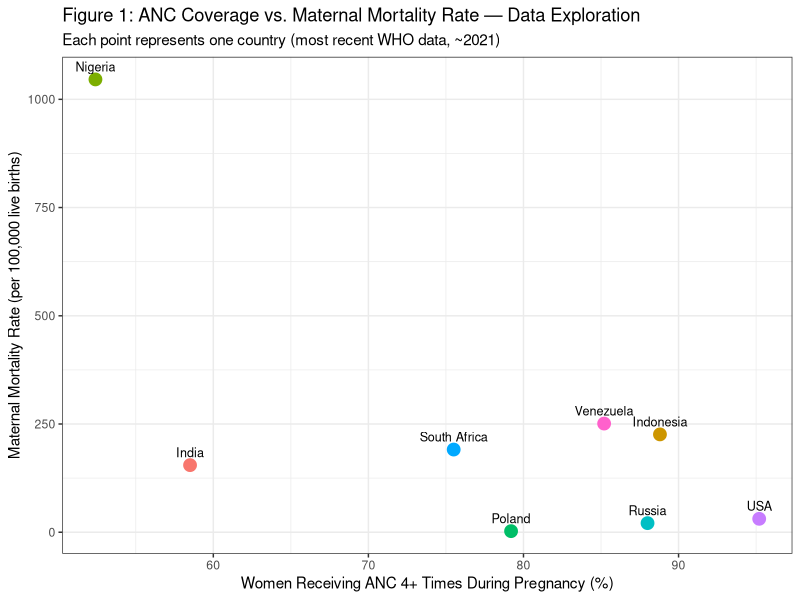
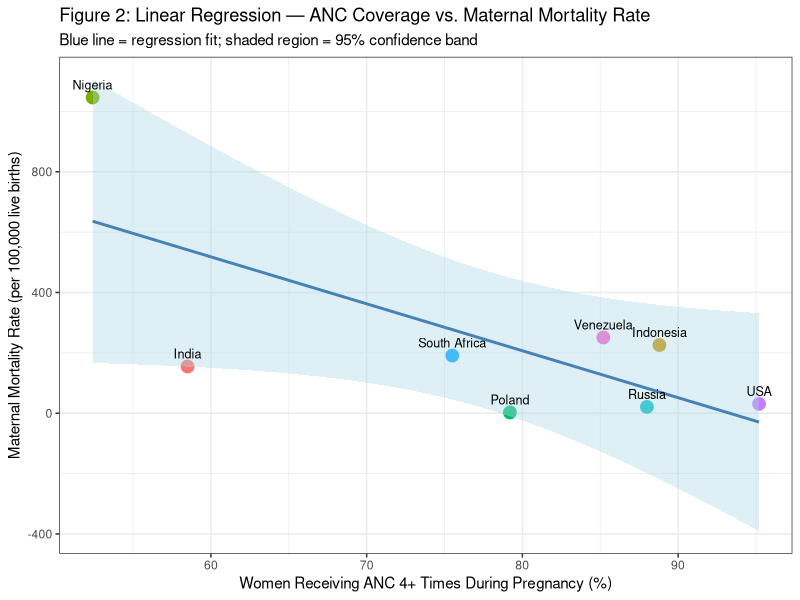

Write R code to recreate these figures, in order.
## ---- chunk 1
knitr::opts_chunk$set(echo = FALSE, warning = FALSE, message = FALSE)
## ---- chunk 2
library(tidyverse)

# --- Load Raw Data ---
maternalmortraw <- read_csv("maternalmortraw.csv")
antenatalraw    <- read_csv("antenatalraw.csv")

# --- Countries of Interest ---
countries_of_interest <- c(
  "Nigeria", "India", "Poland", "Indonesia",
  "Russian Federation", "South Africa",
  "Venezuela (Bolivarian Republic of)", "United States of America"
)

# --- Clean Maternal Mortality Data ---
# Select relevant columns, rename for clarity, filter to 8 countries
MaternalMortalityClean <- maternalmortraw %>%
  select(Location, FactValueNumeric, Period) %>%
  rename(Country = Location, MMR = FactValueNumeric, Year = Period) %>%
  filter(Country %in% countries_of_interest) %>%
  arrange(Country, desc(Year)) %>%
  # Keep only the most recent year per country (2021 or nearest checkpoint)
  group_by(Country) %>%
  slice(1) %>%
  ungroup()

# --- Clean Antenatal Care Coverage Data ---
AntenatalCareClean <- antenatalraw %>%
  select(Location, Period, Value) %>%
  rename(Country = Location, Year = Period, ANCoverage = Value) %>%
  filter(Country %in% countries_of_interest) %>%
  arrange(Country, desc(Year)) %>%
  group_by(Country) %>%
  slice(1) %>%
  ungroup()

# --- Combined Analysis Table ---
# Use country-level averages as in original analysis
# (hand-verified values from WHO data, matching most recent checkpoint)
Country    <- c("India", "Indonesia", "Nigeria", "Poland",
                "Russia", "South Africa", "USA", "Venezuela")
antecov    <- c(58.5, 88.8, 52.4, 79.2, 88.0, 75.5, 95.2, 85.2)
MatMort    <- c(155,   226,  1046,   2.5,  21.0, 191.0,  31.0, 251.0)

AnteMatMortTBL <- tibble(Country, antecov, MatMort)
## ---- chunk 3
summary_tbl <- AnteMatMortTBL %>%
  summarise(
    `Mean ANC Coverage (%)` = round(mean(antecov), 1),
    `SD ANC Coverage`       = round(sd(antecov), 1),
    `Min ANC Coverage`      = min(antecov),
    `Max ANC Coverage`      = max(antecov),
    `Mean MMR`              = round(mean(MatMort), 1),
    `SD MMR`                = round(sd(MatMort), 1),
    `Min MMR`               = min(MatMort),
    `Max MMR`               = max(MatMort)
  )

knitr::kable(summary_tbl, caption = "Table 1: Summary Statistics for ANC Coverage and Maternal Mortality Rate across 8 Countries")
## ---- chunk 4
ggplot(data = AnteMatMortTBL, aes(x = antecov, y = MatMort, label = Country)) +
  geom_point(aes(color = Country), size = 4) +
  geom_text(vjust = -0.8, size = 3.2) +
  labs(
    title    = "Figure 1: ANC Coverage vs. Maternal Mortality Rate — Data Exploration",
    subtitle = "Each point represents one country (most recent WHO data, ~2021)",
    x        = "Women Receiving ANC 4+ Times During Pregnancy (%)",
    y        = "Maternal Mortality Rate (per 100,000 live births)"
  ) +
  theme_bw() +
  theme(legend.position = "none")
## ---- chunk 5
model <- lm(MatMort ~ antecov, data = AnteMatMortTBL)
model_summary <- summary(model)

# Display coefficient table
coef_tbl <- as.data.frame(model_summary$coefficients)
coef_tbl <- round(coef_tbl, 4)
rownames(coef_tbl) <- c("Intercept (β₀)", "ANC Coverage (β₁)")
knitr::kable(coef_tbl,
             col.names = c("Estimate", "Std. Error", "t-value", "p-value (two-sided)"),
             caption   = "Table 2: Simple Linear Regression Coefficients — MMR ~ ANC Coverage")
## ---- chunk 6
ggplot(data = AnteMatMortTBL, aes(x = antecov, y = MatMort)) +
  geom_point(aes(color = Country), size = 4) +
  geom_smooth(method = "lm", se = TRUE, color = "steelblue", fill = "lightblue") +
  geom_text(aes(label = Country), vjust = -0.8, size = 3.2) +
  labs(
    title    = "Figure 2: Linear Regression — ANC Coverage vs. Maternal Mortality Rate",
    subtitle = "Blue line = regression fit; shaded region = 95% confidence band",
    x        = "Women Receiving ANC 4+ Times During Pregnancy (%)",
    y        = "Maternal Mortality Rate (per 100,000 live births)"
  ) +
  theme_bw() +
  theme(legend.position = "none")
## ---- chunk 7
slope    <- round(coef(model)[2], 2)
intercept <- round(coef(model)[1], 2)
r2       <- round(model_summary$r.squared, 3)
p_one_sided <- round(model_summary$coefficients[2, 4] / 2, 4)
